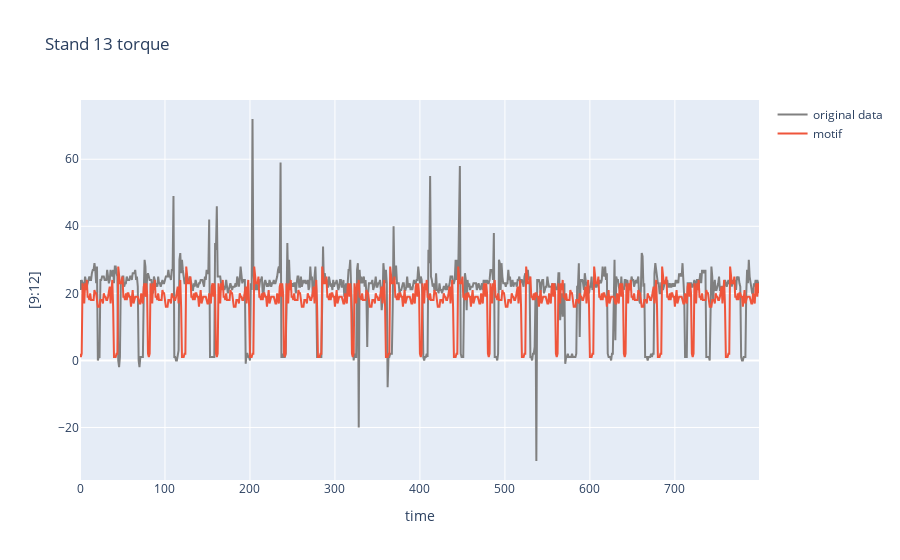

This figure's notebook cell:
### Markdown cell above
#### Visualization of two time series

### Code cell
fig = go.Figure()

fig.add_trace(go.Scatter(x=x.index,
                         y=x,
                         mode='lines',
                         line_color='grey',
                         name="original data"))

fig.add_trace(go.Scatter(x=x.index,
                         y=y,
                         mode='lines',
                         name="motif"))
fig.update_layout(
    title=f'Stand 13 torque',
    xaxis_title='time',
    yaxis_title='[9:12]',
    showlegend=True
)

fig.show()

### Figure 1 — Plotly figure (JSON) as saved in the notebook; plotly's stock layout.template omitted (floating-point values rounded to 4 significant figures; data arrays with more than 128 entries replaced by an {"elided": "..."} marker saying what was removed)
{"data": [{"line": {"color": "grey"}, "mode": "lines", "name": "original data", "type": "scatter", "x": {"elided": "800 int values"}, "y": {"elided": "800 int values"}}, {"mode": "lines", "name": "motif", "type": "scatter", "x": {"elided": "800 int values"}, "y": {"elided": "800 int values"}}], "layout": {"showlegend": true, "title": {"text": "Stand 13 torque"}, "xaxis": {"title": {"text": "time"}}, "yaxis": {"title": {"text": "[9:12]"}}}}
